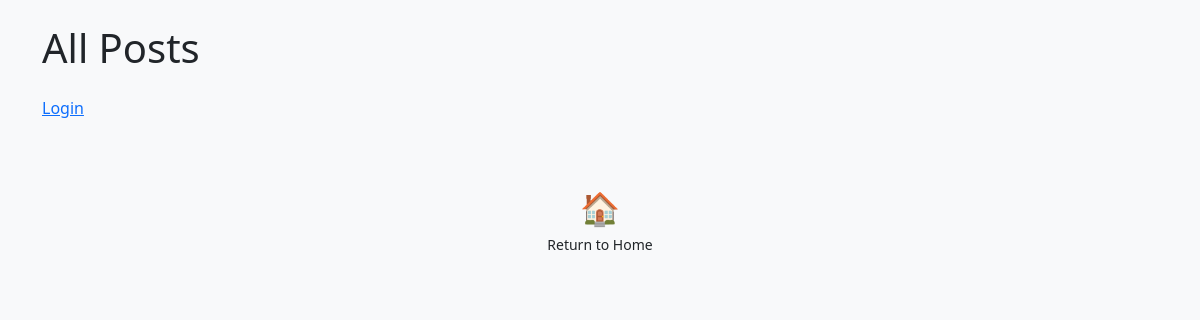
Before: / with the older database file.
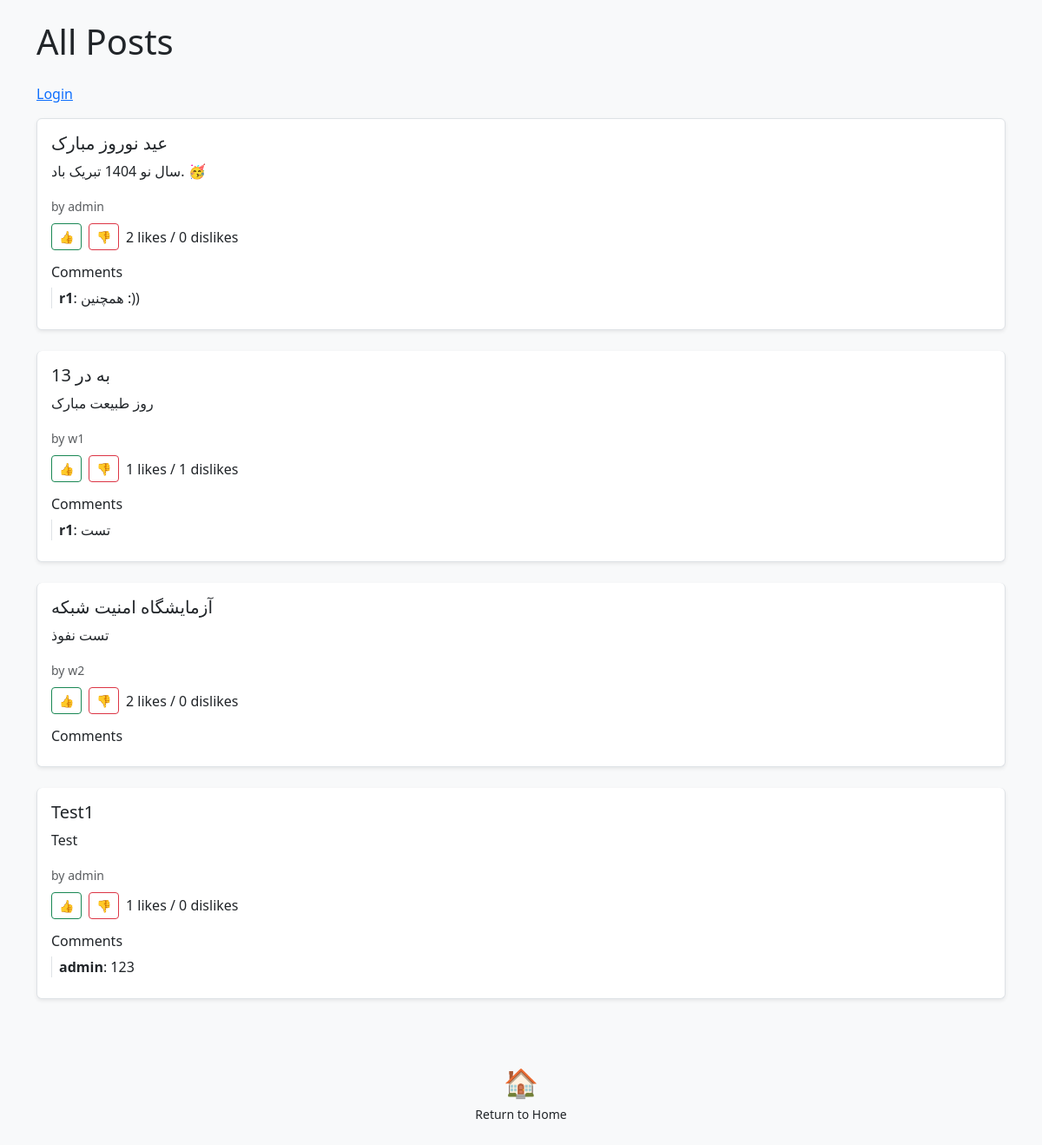
After: the same page with the newer database file.
### Flask_Blog_Application/app/models.py (models this page shows, shortened)
class Post(db.Model):
    id = db.Column(db.Integer, primary_key=True)
    title = db.Column(db.String(100), nullable=False)
    content = db.Column(db.Text, nullable=False)
    author_id = db.Column(db.Integer, db.ForeignKey('user.id'), nullable=False)
    author = db.relationship('User', backref='posts')
    likes = db.relationship('PostLike', backref='post', cascade='all, delete-orphan')
    comments = db.relationship('Comment', backref='post', cascade='all, delete-orphan')

class User(db.Model):
    id = db.Column(db.Integer, primary_key=True)
    username = db.Column(db.String(80), unique=True, nullable=False)
    password = db.Column(db.String(128), nullable=False)
    role = db.Column(db.String(10), nullable=False)

class Comment(db.Model):
    id = db.Column(db.Integer, primary_key=True)
    content = db.Column(db.Text, nullable=False)
    post_id = db.Column(db.Integer, db.ForeignKey('post.id'), nullable=False)
    user_id = db.Column(db.Integer, db.ForeignKey('user.id'), nullable=False)
    user = db.relationship('User', backref='comments')

### Flask_Blog_Application/app/routes.py (the view)
@main.route('/')
def index():
    posts = Post.query.all()
    user = get_current_user()
    return render_template('index.html', posts=posts, user=user)

### Flask_Blog_Application/app/routes.py (called while the page is built)
def get_current_user():
    user_id = session.get('user_id')
    return User.query.get(user_id) if user_id else None

### Flask_Blog_Application/app/templates/index.html (shortened to what this page needs)
{% extends "base.html" %}
{% block content %}
<h1 class="mb-4">All Posts</h1>
{% if user %}
    <p>Hello, {{ user.username }} ({{ user.role }}) - <a href="{{ url_for('main.logout') }}">Logout</a></p>
    <div class="d-flex gap-2 mb-4">
        {% if user.role == 'admin' %}
            <a href="{{ url_for('main.manage_users') }}" class="btn btn-secondary">Manage Users</a>
        {% endif %}
        {% if user.role in ['admin', 'author'] %}
            <a href="{{ url_for('main.create') }}" class="btn btn-primary">+ New Post</a>
        {% endif %}
        <a href="{{ url_for('main.change_password') }}" class="btn btn-outline-warning">Change Password</a>
    </div>
{% else %}
    <p><a href="{{ url_for('main.login') }}">Login</a></p>
{% endif %}
<div class="list-group">
    {% for post in posts %}
        <div class="list-group-item mb-4 shadow-sm p-3 rounded bg-white">
            <h5>{{ post.title }}</h5>
            <p>{{ post.content }}</p>
            <small class="text-muted">by {{ post.author.username }}</small>
            <div class="mt-2 d-flex align-items-center gap-2">
                <a href="{{ url_for('main.like_post', post_id=post.id, action='like') }}" class="btn btn-sm btn-outline-success">👍</a>
                <a href="{{ url_for('main.like_post', post_id=post.id, action='dislike') }}" class="btn btn-sm btn-outline-danger">👎</a>
                {% set likes = post.likes|selectattr('value', 'equalto', 'like')|list %}
                {% set dislikes = post.likes|selectattr('value', 'equalto', 'dislike')|list %}
                <span>{{ likes|length }} likes / {{ dislikes|length }} dislikes</span>
            </div>
            <div class="mt-3">
                <h6>Comments</h6>
                {% for comment in post.comments %}
                    <div class="mb-2 border-start ps-2">
                        <strong>{{ comment.user.username }}</strong>: {{ comment.content }}
                    </div>
                {% endfor %}
            </div>
        </div>
    {% endfor %}
</div>
<div class="text-center mt-5">
    <a href="{{ url_for('main.index') }}" class="text-decoration-none text-dark">
        <div class="fs-2">🏠</div>
        <small>Return to Home</small>
    </a>
</div>
{% endblock %}

Changed rows visible on the page:
added Post: title "عید نوروز مبارک", content "سال نو 1404 تبریک باد. 🥳", author.username "admin", likes "2", dislikes "0"
added Comment: user.username "r1", content "همچنین :))", shown under "عید نوروز مبارک"
added Post: title "13 به در", content "روز طبیعت مبارک", author.username "w1", likes "1", dislikes "1"
added Comment: user.username "r1", content "تست", shown under "13 به در"
added Post: title "آزمایشگاه امنیت شبکه", content "تست نفوذ", author.username "w2", likes "2", dislikes "0"
added Post: title "Test1", content "Test", author.username "admin", likes "1", dislikes "0"
added Comment: user.username "admin", content "123", shown under "Test1"
